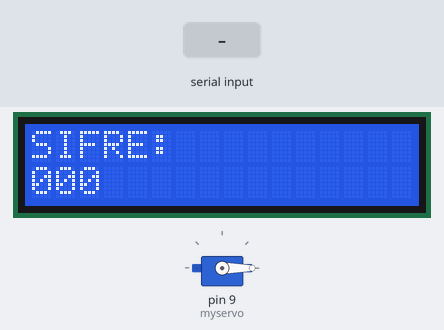
Simulated run of this sketch. Board: Arduino Uno, built with avr-gcc and run on an emulated ATmega328P. Shown: servo, 16×2 character LCD. The inputs (shaded band) are chosen by the test bench.

Above: at 1.2 s.
1.3 s: "90,45\n" received over Serial
At 1.8 s:
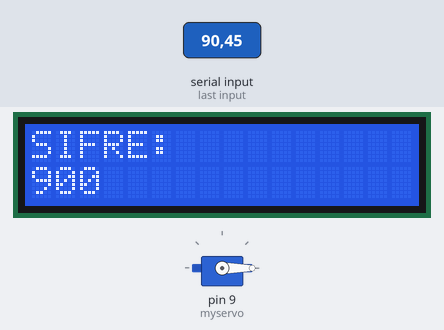
2.8 s: "30,150\n" received over Serial
At 3.6 s:
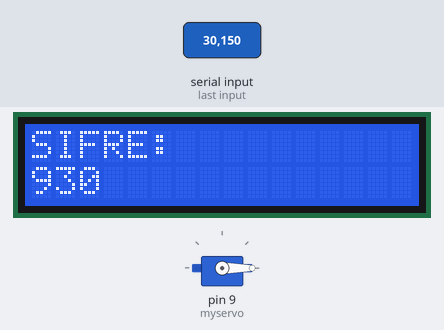
Timing chart, 0 to 5.8 s (numbered marks = the images above; inputs shaded):
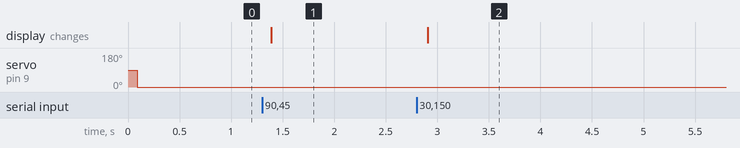

The sketch:

Arduino_Kodu.ino
```cpp
/*
  AĞUSTOS 2022 TALPAY
  PROJE İSMİ: Görüntü İşleme İle Kapı Kilidi Açma
*/

#include <Servo.h>
#include <Wire.h>
#include <LiquidCrystal_I2C.h>

LiquidCrystal_I2C lcd(0x27, 16, 2);
Servo myservo;

int gelen_data;
int degisken = 0;
int sifre[500];
int i = 0;

void setup() {
  myservo.attach(9);
  Serial.setTimeout(1);
  lcd.init();
  lcd.backlight();
  Serial.begin(9600);
  myservo.write(0);

  lcd.setCursor(0, 0);
  lcd.print("SIFRE: ");
  lcd.setCursor(0, 1);
  lcd.print("000");
}

void loop() {
    /************************ PYTHONDAN GELEN STRİNG VERİNİN İNTEGER HALİNE GETİRİLMESİ ***************************/
  if (Serial.available() > 0) {
    gelen_data = Serial.readString().toInt();
  }

  /************************ GELEN RAKAMLARIN DİZİYE ATANIP ŞİFRE HALİNE GETİRİLMESİ ***************************/
  if (degisken != gelen_data) {
    degisken = gelen_data;
    sifre[i] = degisken;
    i += 1;
  }

  /************************ ŞİFRENİN LCD EKRANA YAZDIRILMASI ***************************/
  if (i >= 0) {
    lcd.clear();
    lcd.setCursor(0, 0);
    lcd.print("SIFRE: ");
    lcd.setCursor(0, 1);
    lcd.print(sifre[0]);
    lcd.setCursor(1, 1);
    lcd.print(sifre[1]);
    lcd.setCursor(2, 1);
    lcd.print(sifre[2]);
  }

  if (i >= 2) {
    if (sifre[0] != 0 and sifre[1] != 0 and sifre[2] != 0 ) { // şifre girilirken sifirlanmasını engelliyor.
      /************************ ŞİFRENİN DOĞRU OLMA DURUMU ***************************/
      if (sifre[0] == 5 and sifre[1] == 4 and sifre[2] == 3 ) {
        myservo.write(90);
        delay(2000);
        myservo.write(0);
        sifre[0] = 0;
        sifre[1] = 0;
        sifre[2] = 0;
      }

      /************************ ŞİFRENİN YANLIŞ OLMA DURUMU ***************************/
      if (sifre[0] != 5 or sifre[1] != 4 or sifre[2] != 3 ) {
        myservo.write(0);
        sifre[0] = 0;
        sifre[1] = 0;
        sifre[2] = 0;
      }
      i = 0;
    }
  }

  delay(200);
}
```

Measured:
- after the input at 1.3 s, the display: changes after 0.09 s (image 1)
- after the input at 2.8 s, the display: changes after 0.11 s (image 2)
